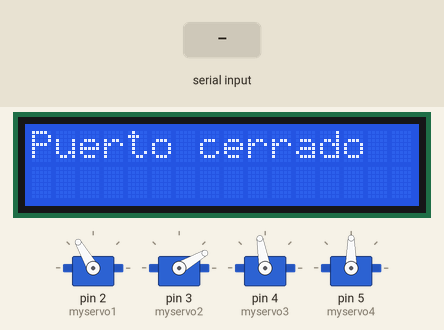
Recording of a sketch running on a simulated Arduino Uno, built with avr-gcc and run on an emulated ATmega328P. Parts: 16×2 character LCD, 4 × servo. Inputs (shaded band) come from the test bench.

Above: at 1.2 s.
1.3 s: "yes" received over Serial
At 4.8 s:
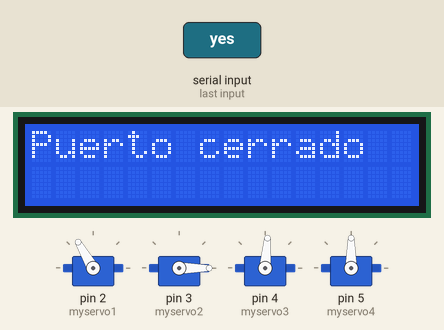
At 7.8 s:
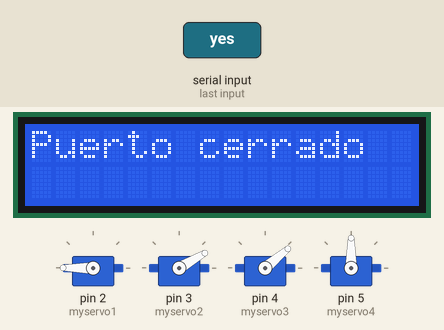
Timing chart, 0 to 12.8 s (numbered marks = the images above; inputs shaded):
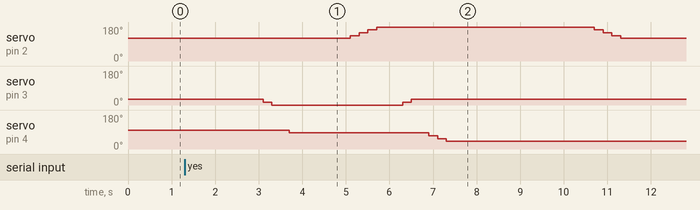

Measured:
- after the input at 1.3 s, servo on pin 2 (myservo1): 120° → 135° after 3.8 s, → 150° 0.20 s later, → 165° 0.20 s later, → 180° 0.20 s later, … (8 changes in this stretch); servo on pin 3 (myservo2): 30° → 15° after 1.8 s, → 0° 0.20 s later, → 15° 3.0 s later, → 30° 0.20 s later

The sketch:

sketch_jun12a.ino
```cpp
#include <Servo.h>
#include <LiquidCrystal.h>

LiquidCrystal lcd(6, 7, 8, 9, 10, 11);

Servo myservo1, myservo2, myservo3, myservo4;

String cadenaAux;
String cadena;

int potpin = A0;
int val;
int grado1 = 120;
int grado2 = 30;
int grado3 = 100;
int grado4 = 90;
int tiempo=200;

void setup()
{
    lcd.begin(16, 2);
    myservo1.attach(2);
    myservo2.attach(3);
    myservo3.attach(4);
    myservo4.attach(5);
    Serial.begin(9600);
    myservo1.write(grado1);
    myservo2.write(grado2);
    myservo3.write(grado3);
    myservo4.write(grado4);
    cadena=cadenaAux;
}
void movSer1(int grado)
{

    if (grado >= grado1)
    {
        for (int i = grado1; i <= grado; i += 15)
        {
            grado1 = i;
            myservo1.write(grado1);
            delay(tiempo);
        }
    }
    else
    {
        for (int i = grado1; i >= grado; i -= 15)
        {
            grado1 = i;
            myservo1.write(grado1);
            delay(tiempo);
        }
    }
}
void movSer2(int grado)
{
    if (grado >= grado2)
    {
        for (int i = grado2; i <= grado; i += 15)
        {
            grado2 = i;
            myservo2.write(grado2);
            delay(tiempo);
        }
    }
    else
    {
        for (int i = grado2; i >= grado; i -= 15)
        {
            grado2 = i;
            myservo2.write(grado2);
            delay(tiempo);
        }
    }
}

void movSer3(int grado)
{
    if (grado >= grado3)
    {
        for (int i = grado3; i <= grado; i += 15)
        {
            grado3 = i;
            myservo3.write(grado3);
            delay(tiempo);
        }
    }
    else
    {
        for (int i = grado3; i >= grado; i -= 15)
        {
            grado3 = i;
            myservo3.write(grado3);
            delay(tiempo);
        }
    }
}

void loop()
{

   if (Serial.available())
   {
     if(cadena!=cadenaAux){
      writeLcd();
    }

    cadena= Serial.readString();

    if (cadena=="yes")
    {

        primerMov();
        segMov();
        tercMov();
        delay(3000);
        cuarMov();
    }
 }else{
  lcd.setCursor(0,0);
     lcd.print("Puerto cerrado");

  }
}
void writeLcd(){
     lcd.clear();
     lcd.setCursor(0,0);
     lcd.print(cadena);
}
void primerMov()
{
    movSer1(120);
    movSer2(30);
    movSer3(100);
    myservo4.write(90);
}
void segMov()
{

    movSer2(0);
    movSer3(80);
    delay(1000);
    movSer1(180);
    myservo4.write(90);
}
void tercMov()
{
    movSer1(180);
    movSer2(30);
    movSer3(40);
    myservo4.write(90);
}
void cuarMov()
{
    movSer1(120);
    movSer2(30);
    movSer3(40);
    myservo4.write(90);
}
```
